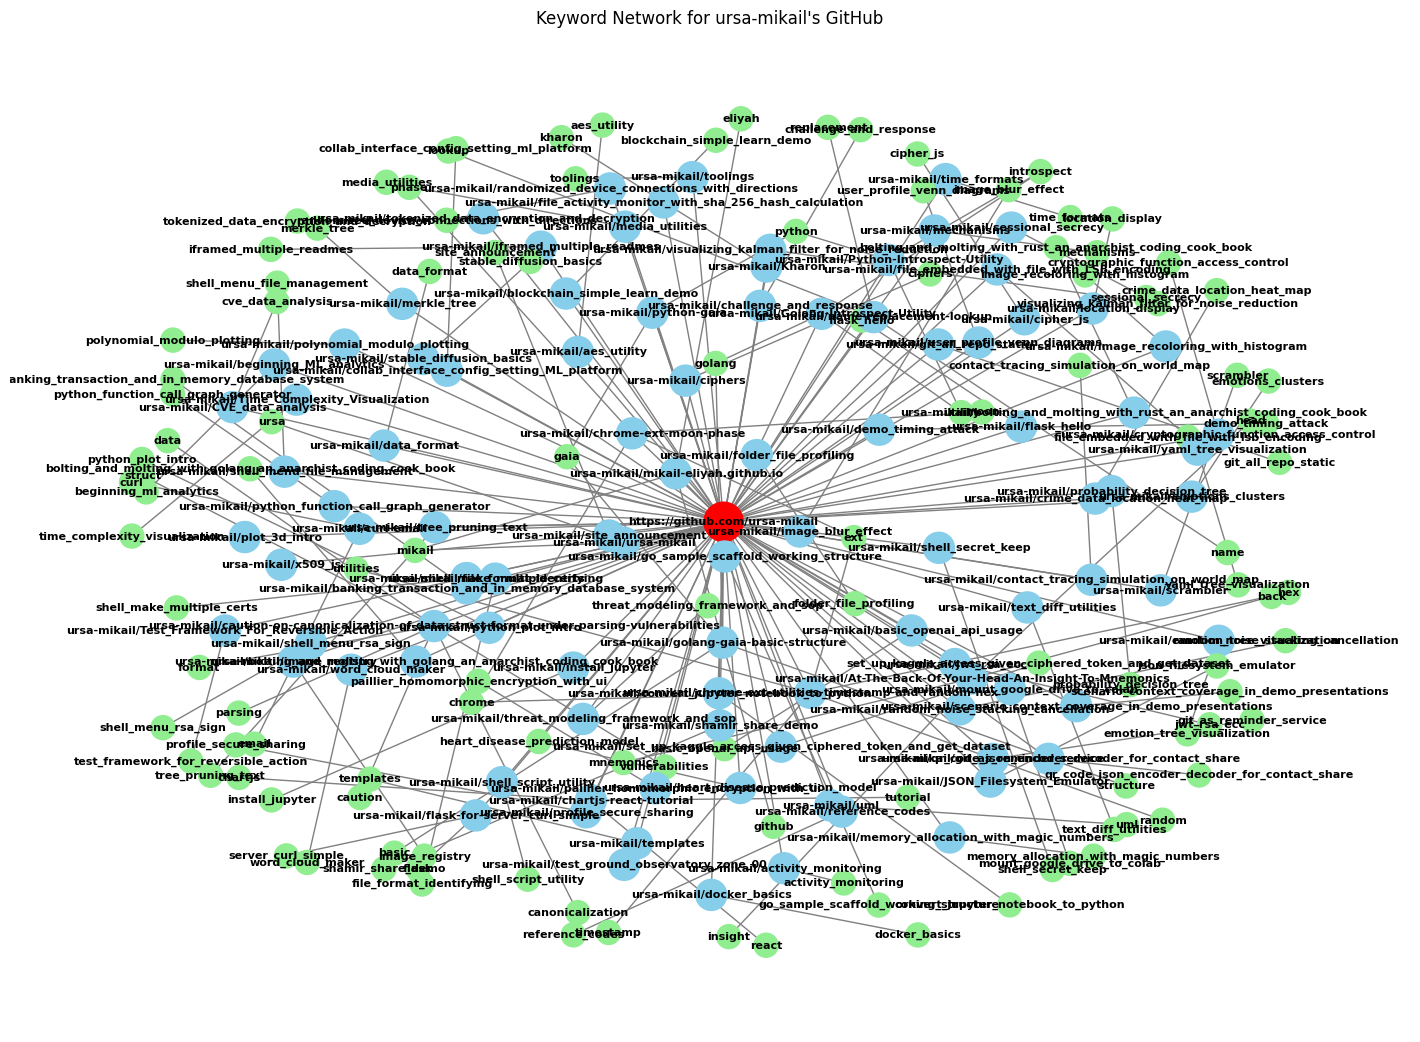

This chart was generated by the following Python code:
import os
import re
import string
import requests
import networkx as nx
import matplotlib.pyplot as plt
from nltk.corpus import stopwords
from nltk import download

# Download stopwords if not already present
download("stopwords")

# Config
USERNAME = "ursa-mikail"
USER_URL = f"https://github.com/{USERNAME}"
API_URL = f"https://api.github.com/users/{USERNAME}/repos"

# Get all public repos with pagination
def fetch_all_repos(username):
    page = 1
    all_repos = []
    while True:
        response = requests.get(f"{API_URL}?per_page=100&page={page}")
        if response.status_code != 200:
            break
        data = response.json()
        if not data:
            break
        all_repos.extend(data)
        page += 1
    return all_repos

# Clean and extract keywords from text
def extract_keywords(text):
    stop_words = set(stopwords.words("english"))
    custom_stopwords = {"def", "return", "import", "from", "self", "none", "true", "false"}
    stop_words.update(custom_stopwords)

    words = re.findall(r'\b\w+\b', text.lower())
    return [
        word for word in words
        if word not in stop_words and not any(char.isdigit() for char in word) and len(word) > 2
    ]

# Build and plot graph
def build_graph(repos):
    G = nx.Graph()
    G.add_node(USER_URL, type="center")

    for repo in repos:
        repo_name = repo["name"]
        full_name = f"{USERNAME}/{repo_name}"
        description = repo.get("description") or ""
        G.add_node(full_name, type="repo")
        G.add_edge(USER_URL, full_name)

        keywords = extract_keywords(repo_name + " " + description)
        for kw in keywords:
            G.add_node(kw, type="keyword")
            G.add_edge(full_name, kw)

    # Position using spring layout
    pos = nx.spring_layout(G, k=0.5)

    # Node styles
    node_colors = []
    node_sizes = []
    for node in G.nodes:
        ntype = G.nodes[node].get("type", "")
        if ntype == "center":
            node_colors.append("red")
            node_sizes.append(800)
        elif ntype == "repo":
            node_colors.append("skyblue")
            node_sizes.append(500)
        else:  # keyword
            node_colors.append("lightgreen")
            node_sizes.append(300)

    # Draw graph
    plt.figure(figsize=(14, 10))
    nx.draw(
        G, pos, with_labels=True, node_color=node_colors, node_size=node_sizes,
        font_size=8, edge_color='gray', font_weight='bold'
    )
    plt.title(f"Keyword Network for {USERNAME}'s GitHub")
    plt.tight_layout()
    plt.show()

# Run all
if __name__ == "__main__":
    repos = fetch_all_repos(USERNAME)
    print(f"Fetched {len(repos)} repos.")
    build_graph(repos)
